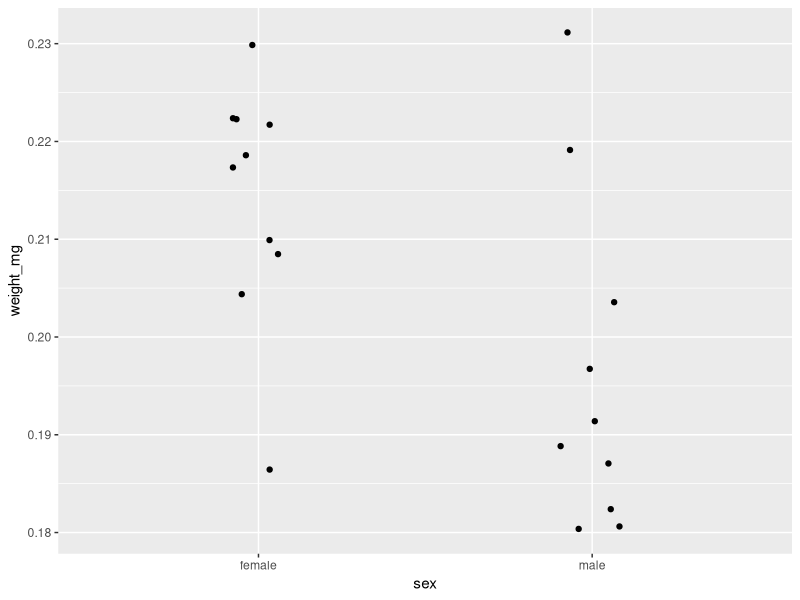
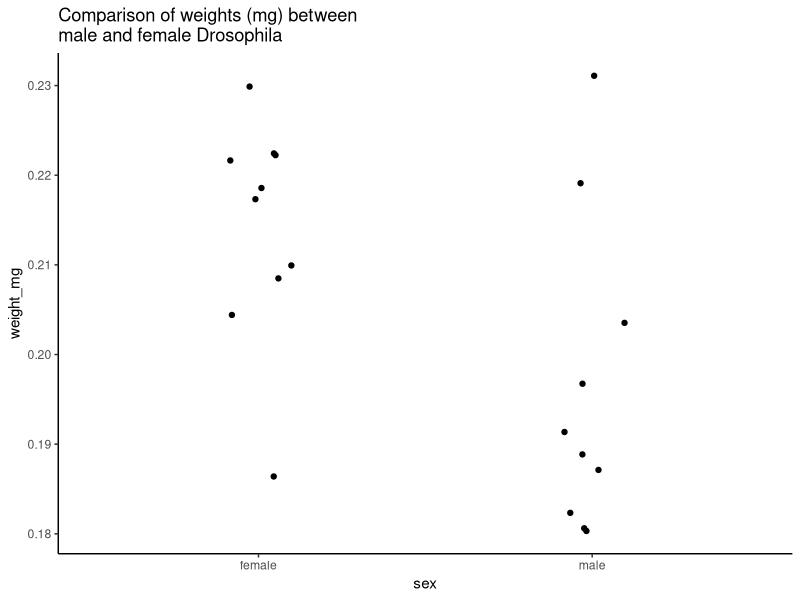
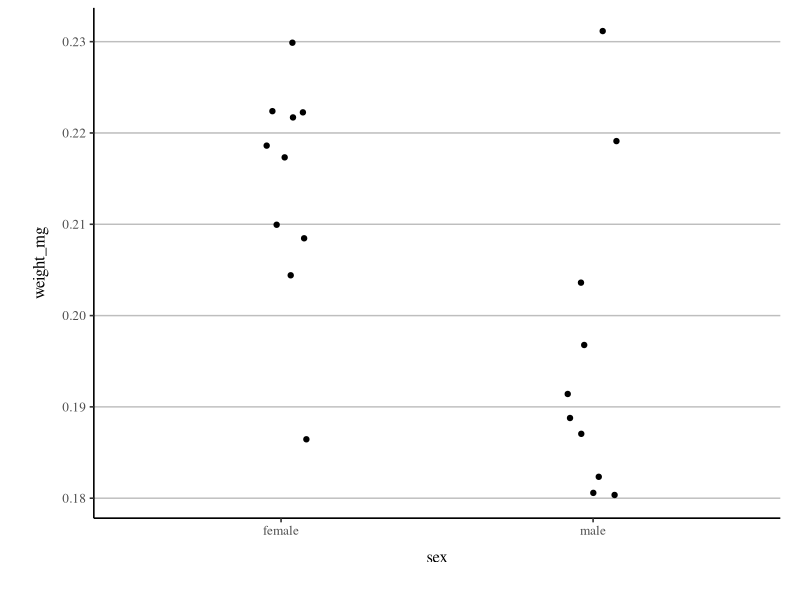

The R script that drew these images, in order:
## ---- chunk 1

## ---- chunk 2
library(tidyverse)
library(patchwork)
library(here)
## ---- chunk 3
add_one <- function(input_data) {
  return(input_data + 1)
}
## ---- chunk 4
add_one(10)

## ---- chunk 5
number_series <- c(1,5,10)
## ---- chunk 6
say_hello <- function(){
  paste("Hello World") 
}

say_hello()

## ---- chunk 7

say_morning <- function(x){
  paste("Good morning", x)
}

#  what about this one?
say_morning("Phil")

## ---- chunk 8
say_morning_default <- function(name = "you"){
  paste("Good morning", name)
}

say_morning_default()
## ---- chunk 9

report_p <- function(p, digits = 3) {
      roundp <- round(p, digits)
    reported <-  paste("p =", roundp)
    
    return(reported)
}

## ---- chunk 10

 report_p <- function(p, digits = 3) {
   
  if (!is.numeric(p)) stop("p must be a number")
  if (p <= 0) warning("p-values cannot less 0")
  if (p >= 1) warning("p-values cannot be greater than 1")
   
     reported <- if_else(p < 0.001,
             "p < 0.001",
             paste("p=", round(p, digits)))
     return(reported)
}
## ---- chunk 11
# Make some fake data into a tibble

vial <- (c((1:10),(1:10)))
sex <- (c(rep("male",10),rep("female", 10)))
weight_mg <- c(rnorm(10, mean=0.2, sd=0.02), rnorm(10, mean=0.21, sd=0.01))

dros_weight <- tibble(vial, sex, weight_mg)

## ---- chunk 12
plot <- dros_weight %>% 
  ggplot(aes(x=sex,
         y=weight_mg))+
  geom_jitter(width = 0.1)

plot

## ---- chunk 13

plot+
  ggtitle("Comparison of weights (mg) between \nmale and female Drosophila")+
  theme_classic()

## ---- chunk 14

# custom theme sets defaults for font and size, but these can be changed without changing the function
theme_custom <- function(base_size=12, base_family="serif"){
  theme_classic(base_size = base_size, 
                base_family = base_family,
                ) +
# update theme minimal 
theme(
  # specify default settings for plot titles - use rel to set titles relative to base size
  plot.title=element_text(size=rel(1.5),
      face="bold",
      family=base_family),
  #specify defaults for axis titles
  axis.title=element_text(
    size=rel(1),
    family=base_family),
  # specify position for y axis title
  axis.title.y=element_text(margin = margin(r = 10, l= 10)),
  # specify position for x axis title
  axis.title.x = element_text(margin = margin( t = 10, b = 10)),
  # set major y grid lines
  panel.grid.major.y = element_line(colour="gray", size=0.5),
  # add axis lines
  axis.line=element_line(),
   # Adding a 0.5cm margin around the plot
  plot.margin = unit(c(0.2, 0.5, 0.5, 0.5), units = , "cm"),    
   # Setting the font for the legend text
  legend.text = element_text(face = "italic"),   
    # Removing the legend title
          legend.title = element_blank(),    
   # Setting the position for the legend - 0 is left/bottom, 1 is top/right
          legend.position = c(0.9, 0.8)             
)
  
}
      

## ---- chunk 15
plot+
theme_custom()

